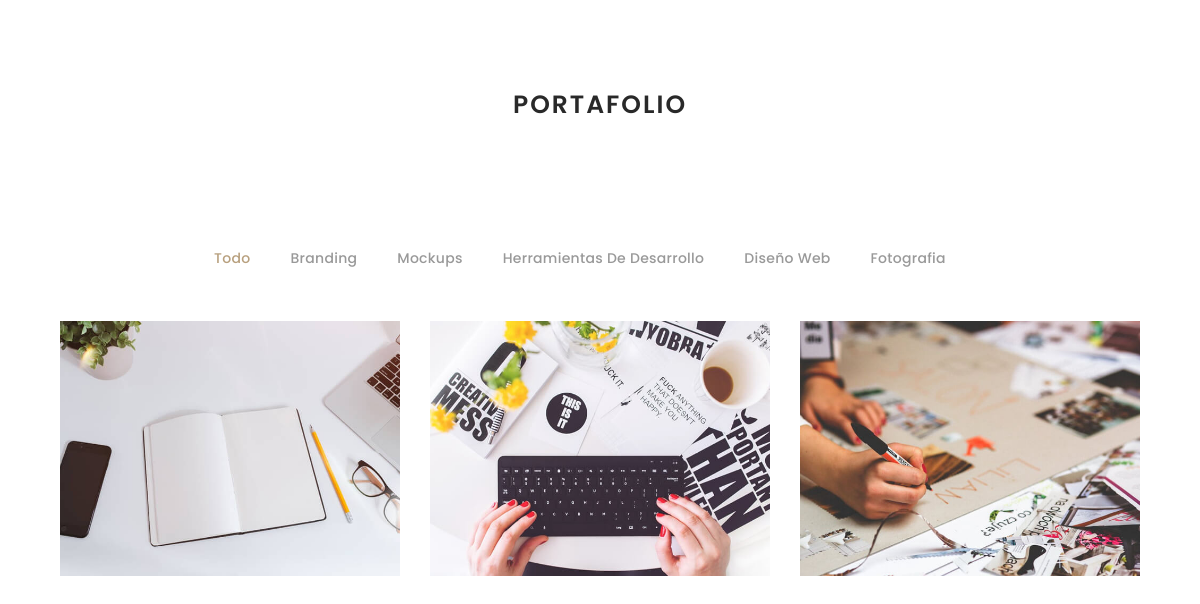
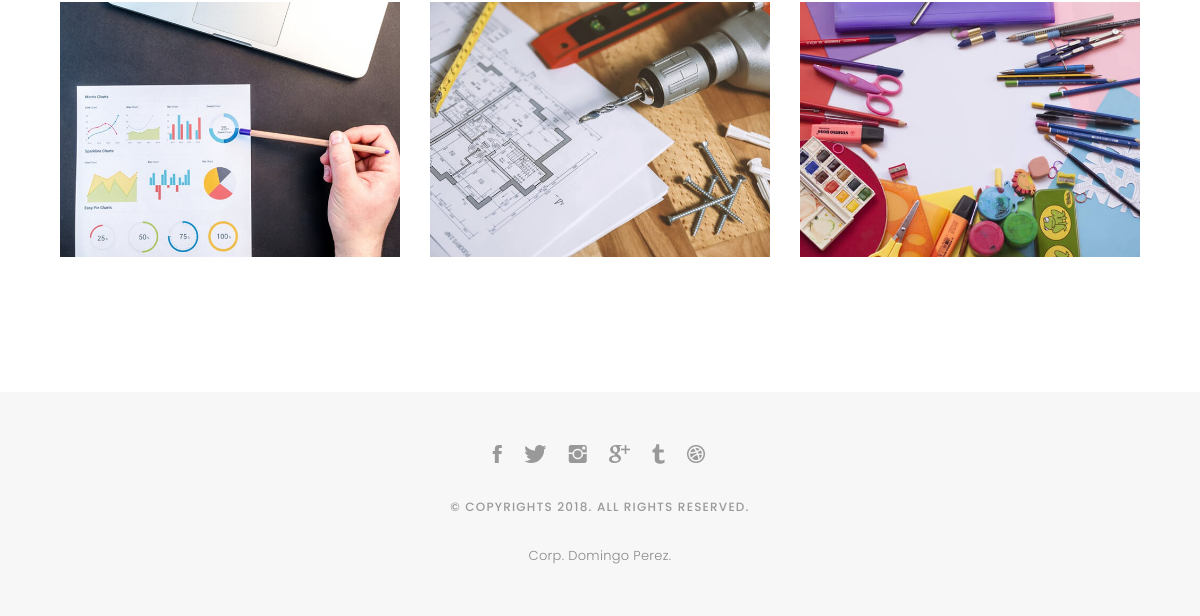
/portfolio/, run on an earlier commit of the app's database (2 pictures, top to bottom).
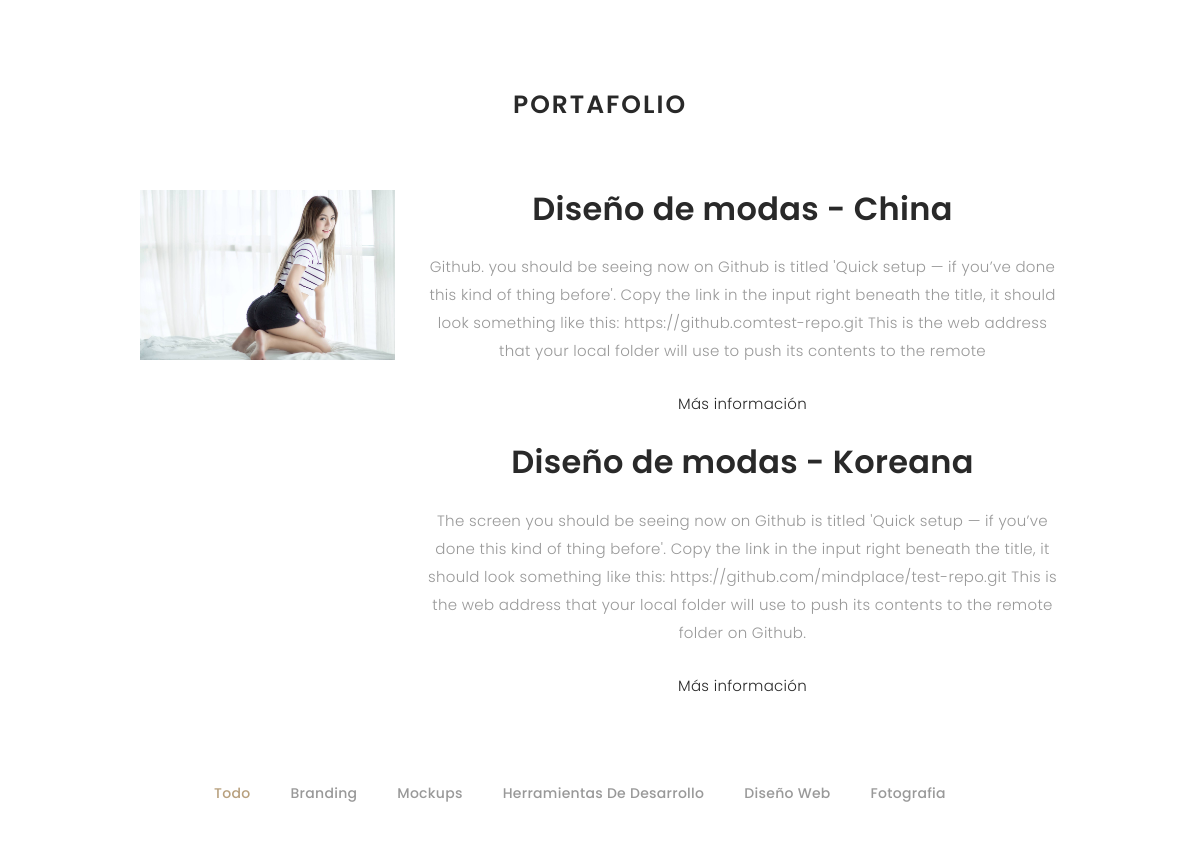
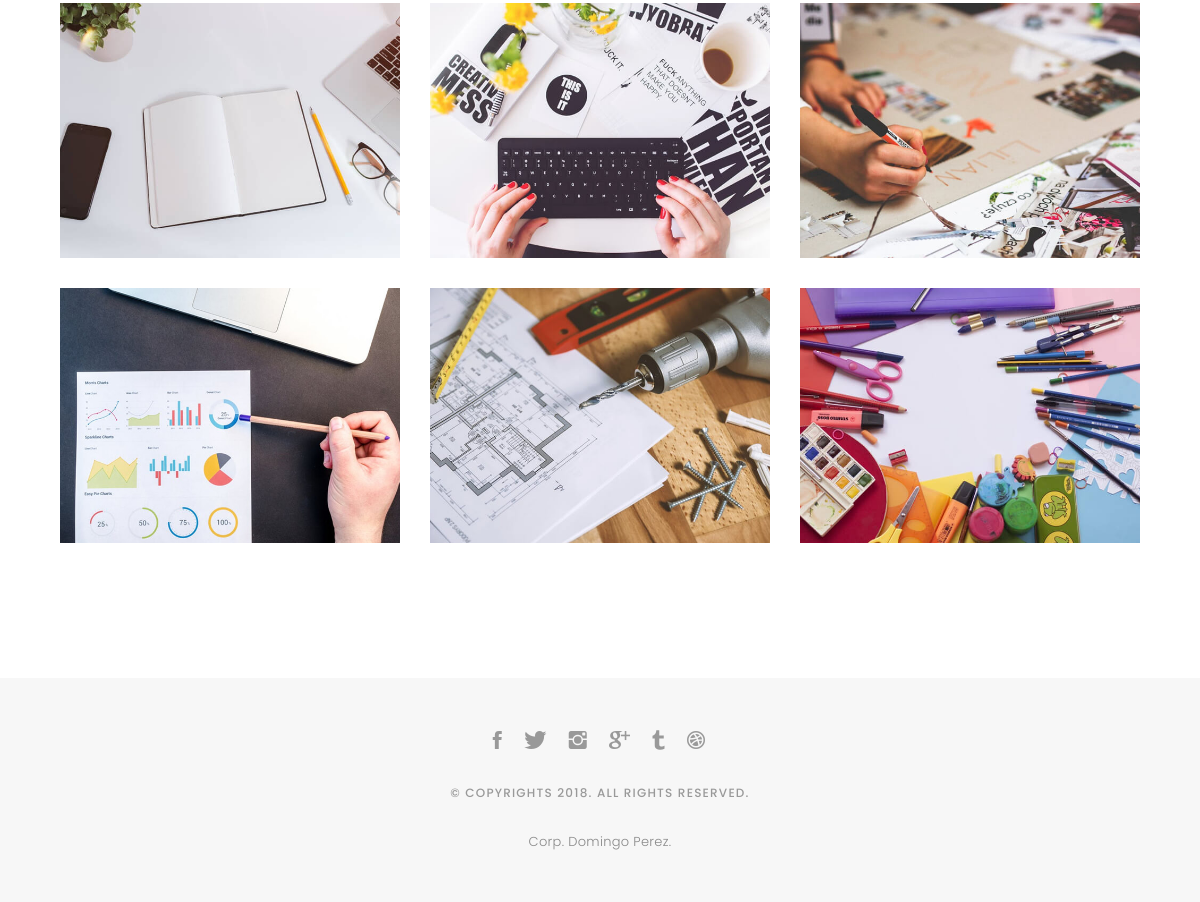
And on a later commit of the database (2 pictures, top to bottom).
### portafolio/models.py (models this page shows, shortened)
class Project(models.Model):
    title = models.CharField(max_length=200, verbose_name="Titulo")
    description = models.TextField(verbose_name="Descripcion")
    image = models.ImageField(verbose_name="Imagen", upload_to="projects")
    link = models.URLField(verbose_name="Direccion Web",null=True, blank=True)
    created = models.DateTimeField(auto_now_add=True,verbose_name="Fecha de creacion")
    updated = models.DateTimeField(auto_now=True,verbose_name="Fecha de edicion")
    class Meta:
        verbose_name = "proyecto"
        verbose_name_plural = "proyectos"
        ordering = ["-created"]

### portafolio/views.py (the view)
# urls.py: path('portfolio/', portafolio_views.portfolio, name="portfolio"),
def portfolio(request):
    projects = Project.objects.all()
    return render(request, "portfolio/portfolio.html",{'projects':projects})

### portafolio/templates/portfolio/portfolio.html (shortened to what this page needs)
{% extends "core/base.html" %}
{% load static %}
{% block content %}
<div id="portfolio" class="text-center paddsection">
    <div class="container">
      <div class="section-title text-center">
        <h2> Portafolio </h2>
      </div>
    </div>
{% for project in projects %}
    <div class="container" >
      <div class="row project">
        <div class="col-lg-3 col-md-4 offset-lg-1">
          <img class="img-fluid" src="{{project.image.url}}" alt="">
        </div>
        <div class="col-lg-7 col-md-8">
          <h2 class="section-heading title">{{ project.title}}</h2>
          <p>{{ project.description}}</p>
          {% if project.link %}
          <p><a href="{{ project.link }}">Más información</a></p>
          {% endif %}
        </div>
      </div>
  </div>
{% endfor %}
  <br>
  <br>
  <br>
    <div class="container">
      <div class="row">
        <div class="col-md-12">
          <div class="portfolio-list">
            <ul class="nav list-unstyled" id="portfolio-flters">
              <li class="filter filter-active" data-filter=".all">Todo</li>
              <li class="filter" data-filter=".branding">branding</li>
              <li class="filter" data-filter=".mockups">mockups</li>
              <li class="filter" data-filter=".uikits">Herramientas de desarrollo</li>
              <li class="filter" data-filter=".webdesign">Diseño Web</li>
              <li class="filter" data-filter=".photography">Fotografia</li>
            </ul>
          </div>
          <div class="portfolio-container">
            <div class="col-lg-4 col-md-6 portfolio-thumbnail all branding uikits webdesign">
              <a class="popup-img" href="{% static 'core/images/portfolio/1.jpg' %}">
                <img src="{% static 'core/images/portfolio/1.jpg' %}" alt="img">
              </a>
            </div>
            <div class="col-lg-4 col-md-6 portfolio-thumbnail all mockups uikits photography">
              <a class="popup-img" href="{% static 'core/images/portfolio/2.jpg' %}">
                <img src="{% static 'core/images/portfolio/2.jpg' %}"  alt="img">
              </a>
            </div>
            <div class="col-lg-4 col-md-6 portfolio-thumbnail all branding webdesig photographyn">
              <a class="popup-img" href="{% static 'core/images/portfolio/3.jpg' %}">
                <img src="{% static 'core/images/portfolio/3.jpg' %}" alt="img">
              </a>
            </div>
            <div class="col-lg-4 col-md-6 portfolio-thumbnail all mockups webdesign photography">
              <a class="popup-img" href="{% static 'core/images/portfolio/4.jpg' %}">
                <img src="{% static 'core/images/portfolio/4.jpg' %}" alt="img">
              </a>
            </div>
            <div class="col-lg-4 col-md-6 portfolio-thumbnail all branding uikits photography">
              <a class="popup-img" href="{% static 'core/images/portfolio/5.jpg' %}">
                <img src="{% static 'core/images/portfolio/5.jpg' %}" alt="img">
              </a>
            </div>
            <div class="col-lg-4 col-md-6 portfolio-thumbnail all mockups uikits webdesign">
              <a class="popup-img" href="{% static 'core/images/portfolio/6.jpg' %}">
                <img src="{% static 'core/images/portfolio/6.jpg' %}" alt="img">
              </a>
            </div>
          </div>
        </div>
      </div>
    </div>
  </div>
{% endblock content %}

### core/templates/core/base.html (shortened to what this page needs)
<!DOCTYPE html>
<html lang="en">
<head>
     {% load static %}
    <link href="{% static 'core/lib/bootstrap/css/bootstrap.min.css' %}" rel="stylesheet">
    <link href="{% static 'core/lib/ionicons/css/ionicons.min.css' %}" rel="stylesheet">
    <link href="{% static 'core/lib/owlcarousel/assets/owl.carousel.min.css' %}" rel="stylesheet">
    <link href="{% static 'core/lib/magnific-popup/magnific-popup.css' %}" rel="stylesheet">
    <link href="{% static 'core/lib/hover/hover.min.css' %}" rel="stylesheet">
    <link href="{% static 'core/css/style.css' %}" rel="stylesheet">
    <link href="{% static 'core/css/responsive.css' %}" rel="stylesheet">
</head>
<body>
{% block content %}{% endblock %}
<div id="footer" class="text-center">
    <div class="container">
      <div class="socials-media text-center">
        <ul class="list-unstyled">
          <li><a href="#"><i class="ion-social-facebook"></i></a></li>
          <li><a href="#"><i class="ion-social-twitter"></i></a></li>
          <li><a href="#"><i class="ion-social-instagram"></i></a></li>
          <li><a href="#"><i class="ion-social-googleplus"></i></a></li>
          <li><a href="#"><i class="ion-social-tumblr"></i></a></li>
          <li><a href="#"><i class="ion-social-dribbble"></i></a></li>
        </ul>
      </div>
      <p>&copy; Copyrights 2018. All rights reserved.</p>
      <div class="credits">
        Corp. Domingo Perez.
      </div>
    </div>
  </div>
</body>
</html>

### core/static/core/css/style.css (style rules this page uses)
body { background: #ffffff; color: #898989; font-family: 'Poppins', helvetica; font-size: 15px; font-weight: 300; line-height: 20px; letter-spacing: 0.02em; overflow-x: hidden; margin: 0 auto; padding: 0; -moz-box-sizing: border-box; -ms-box-sizing: border-box; -o-box-sizing: border-box; -webkit-box-sizing: border-box; box-sizing: border-box; }
h1, h2, h3, h4, h5, h6 { margin: 0; }
h2 { color: #292929; font-weight: 600; }
a { color: #292929; text-decoration: none !important; -moz-transition: all 0.5s ease-in-out 0s; -ms-transition: all 0.5s ease-in-out 0s; -o-transition: all 0.5s ease-in-out 0s; -webkit-transition: all 0.5s ease-in-out 0s; transition: all 0.5s ease-in-out 0s; }
p { margin: 25px 0; padding: 0; font-size: 15px; color: #999999; line-height: 28px; }
.section-title { margin-bottom: 70px; }
.section-title h2 { font-size: 25px; letter-spacing: 2px; text-transform: uppercase; }
.paddsection { padding-top: 90px; padding-bottom: 90px; }
#portfolio { position: relative; padding-bottom: 50px; }
#portfolio .portfolio-list { margin-bottom: 50px; }
#portfolio .portfolio-list .nav { display: inline-block; margin: 0; }
#portfolio .portfolio-list .nav li { margin: 0 40px 0 0; float: left; font-size: 14px; color: #999999; line-height: 16px; cursor: pointer; font-family: 'Poppins', helvetica; font-weight: 500; letter-spacing: 0.02em; text-transform: capitalize; -moz-transition: all 0.5s ease-in-out 0s; -ms-transition: all 0.5s ease-in-out 0s; -o-transition: all 0.5s ease-in-out 0s; -webkit-transition: all 0.5s ease-in-out 0s; transition: all 0.5s ease-in-out 0s; }
#portfolio .portfolio-list .nav li:hover, #portfolio .portfolio-list .nav li.filter-active { color: #b8a07e; -moz-transition: all 0.5s ease-in-out 0s; -ms-transition: all 0.5s ease-in-out 0s; -o-transition: all 0.5s ease-in-out 0s; -webkit-transition: all 0.5s ease-in-out 0s; transition: all 0.5s ease-in-out 0s; }
#portfolio .portfolio-container { display: inline-block; margin-bottom: 50px; width: 100%; }
.portfolio-thumbnail { margin-bottom: 30px; overflow: hidden; }
.portfolio-thumbnail img { max-width: 100%; }
#footer { background: #f7f7f7; padding-top: 50px; padding-bottom: 50px; }
#footer .socials-media { width: 100%; }
#footer .socials-media ul { display: inline-block; float: none; margin: 0 0 20px 0; }
#footer .socials-media ul li { float: left; margin-left: 10px; margin-right: 10px; }
#footer .socials-media ul li a { font-size: 24px; color: #999; letter-spacing: 0.1em; font-weight: 500; background: transparent; text-transform: uppercase; -moz-transition: all 0.5s ease-in-out 0s; -ms-transition: all 0.5s ease-in-out 0s; -o-transition: all 0.5s ease-in-out 0s; -webkit-transition: all 0.5s ease-in-out 0s; transition: all 0.5s ease-in-out 0s; }
#footer p { font-size: 12px; letter-spacing: 0.1em; font-weight: 500; margin-top: 0; text-transform: uppercase; }
.credits { font-size: 13px; }

What changed in the data, as far as the page shows it:
added Project: image (picture), title "Diseño de modas - China", description "Github. you should be seeing now on Github is titled 'Quick setup — if you’ve done this kind of thing before'. Copy the link in the input right beneath the title, it should look something like this: https://github.comtest-repo.git This is the web address that your local folder will use to push its contents to the remote"
added Project: title "Diseño de modas - Koreana", description "The screen you should be seeing now on Github is titled 'Quick setup — if you’ve done this kind of thing before'. Copy the link in the input right beneath the title, it should look something like this: https://github.com/mindplace/test-repo.git This is the web address that your local folder will use to push its contents to the remote folder on Github."
